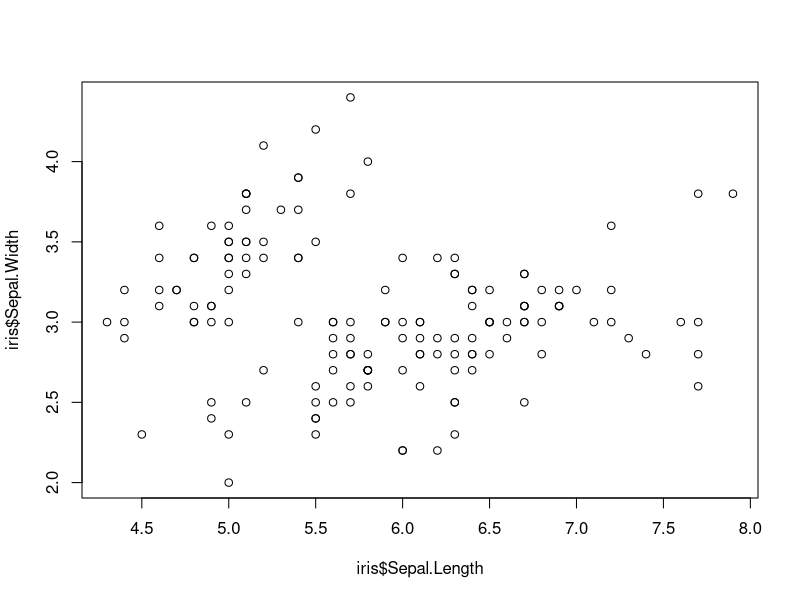
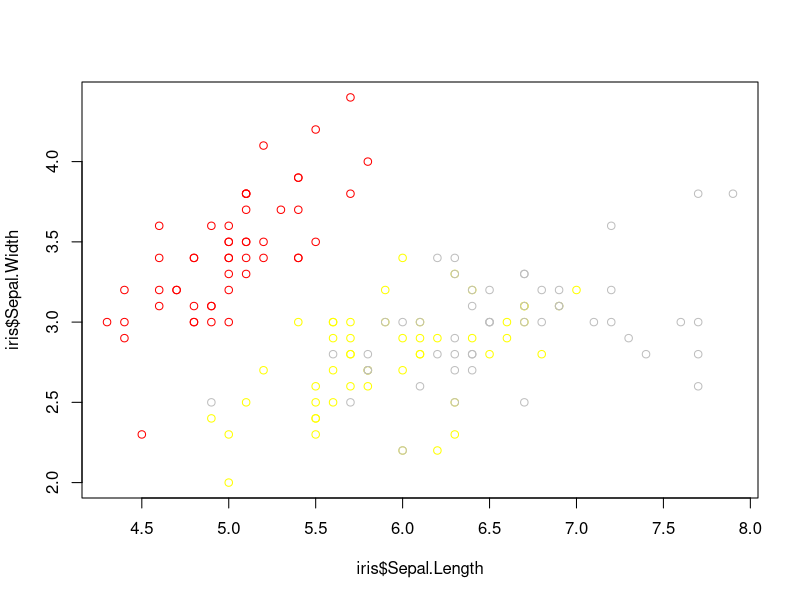

R code for these plots, in order:
data("iris")
iris
plot(x=iris$Sepal.Length, y=iris$Sepal.Width)
plot(x=iris$Sepal.Length, y=iris$Sepal.Width, col=c("red","yellow","grey")[iris$Species])
